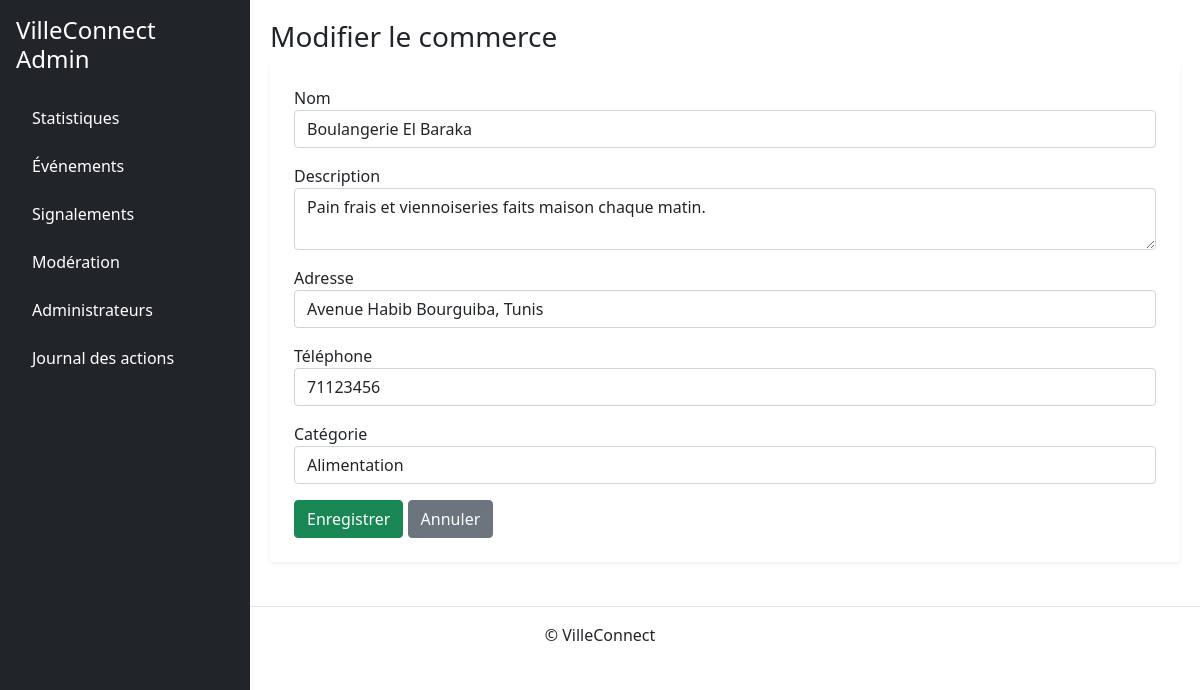
The page /Views/back/edit_commerce.php?id=1 on the database its author committed.
### tables this page shows
CREATE TABLE Commerce (
    id INT AUTO_INCREMENT PRIMARY KEY,
    nom VARCHAR(255) NOT NULL,
    description TEXT,
    adresse VARCHAR(255) NOT NULL,
    telephone VARCHAR(20) NOT NULL,
    categorie_id INT NOT NULL,
    FOREIGN KEY (categorie_id) REFERENCES CategorieCommerce(id)
);

CREATE TABLE CategorieCommerce (
    id INT AUTO_INCREMENT PRIMARY KEY,
    nom VARCHAR(100) NOT NULL
);

### config.php (called while the page is built)
<?php
class config {
    private static $pdo = null;
    public static function getConnexion() {
        if (!isset(self::$pdo)) {
            try {
                self::$pdo = new PDO(
                    'mysql:host=localhost;dbname=villeconnect',
                    'root',
                    '',
                    [PDO::ATTR_ERRMODE => PDO::ERRMODE_EXCEPTION, PDO::ATTR_DEFAULT_FETCH_MODE => PDO::FETCH_ASSOC]
                );
            } catch (Exception $e) {
                die('Une erreur de connexion à la base de données est survenue.');
            }
        }
        return self::$pdo;
    }
}
?>

### Controllers/CommerceC.php (called while the page is built, shortened)
<?php
require_once __DIR__ . '/../config.php';
class CommerceC {
    function getCommerce($id) {
        $q = config::getConnexion()->prepare("SELECT * FROM Commerce WHERE id = ?");
        $q->execute([$id]);
        return $q->fetch();
    }
    function getCategories() {
        return config::getConnexion()->query("SELECT * FROM CategorieCommerce ORDER BY nom")->fetchAll();
    }
}
?>

### Views/back/partials/form_commerce.php (the view, shortened to what this page needs)
<form method="POST" class="p-4 bg-white rounded shadow-sm">
    <div class="mb-3"><label>Nom</label><input type="text" name="nom" class="form-control" maxlength="255" value="<?= htmlspecialchars($d['nom']) ?>" required></div>
    <div class="mb-3"><label>Description</label><textarea name="description" class="form-control"><?= htmlspecialchars($d['description'] ?? '') ?></textarea></div>
    <div class="mb-3"><label>Adresse</label><input type="text" name="adresse" class="form-control" maxlength="255" value="<?= htmlspecialchars($d['adresse']) ?>" required></div>
    <div class="mb-3"><label>Téléphone</label><input type="text" name="telephone" class="form-control" maxlength="20" value="<?= htmlspecialchars($d['telephone']) ?>" required></div>
    <div class="mb-3">
        <label>Catégorie</label>
        <select name="categorie_id" class="form-control" required>
            <?php foreach ($categories as $c): ?>
                <option value="<?= (int)$c['id'] ?>" <?= (int)$d['categorie_id'] === (int)$c['id'] ? 'selected' : '' ?>><?= htmlspecialchars($c['nom']) ?></option>
            <?php endforeach; ?>
        </select>
    </div>
    <button type="submit" class="btn btn-success">Enregistrer</button>
    <a href="admin_commerces.php" class="btn btn-secondary">Annuler</a>
</form>

### rows shown on the page
commerce: nom "Boulangerie El Baraka", description "Pain frais et viennoiseries faits maison chaque matin.", adresse "Avenue Habib Bourguiba, Tunis", telephone "71123456", categorie_id "Alimentation"

### other values the page prints
$item['texte'] "Statistiques"
$item['texte'] "Événements"
$item['texte'] "Signalements"
$item['texte'] "Modération"
$item['texte'] "Administrateurs"
$item['texte'] "Journal des actions"
